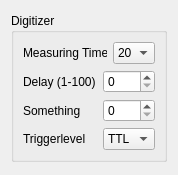
<?xml version="1.0" encoding="UTF-8"?>
<ui version="4.0">
 <class>Form</class>
 <widget class="QWidget" name="Form">
  <property name="geometry">
   <rect>
    <x>0</x>
    <y>0</y>
    <width>178</width>
    <height>175</height>
   </rect>
  </property>
  <property name="windowTitle">
   <string>Form</string>
  </property>
  <layout class="QGridLayout" name="gridLayout_3">
   <item row="0" column="0">
    <widget class="QStackedWidget" name="stackedWidget">
     <property name="sizePolicy">
      <sizepolicy hsizetype="Preferred" vsizetype="Fixed">
       <horstretch>0</horstretch>
       <verstretch>0</verstretch>
      </sizepolicy>
     </property>
     <property name="currentIndex">
      <number>1</number>
     </property>
     <widget class="QWidget" name="page_experiment">
      <property name="sizePolicy">
       <sizepolicy hsizetype="Ignored" vsizetype="Ignored">
        <horstretch>0</horstretch>
        <verstretch>0</verstretch>
       </sizepolicy>
      </property>
      <layout class="QGridLayout" name="gridLayout_2">
       <property name="leftMargin">
        <number>0</number>
       </property>
       <property name="topMargin">
        <number>0</number>
       </property>
       <property name="rightMargin">
        <number>0</number>
       </property>
       <property name="bottomMargin">
        <number>0</number>
       </property>
       <property name="spacing">
        <number>0</number>
       </property>
       <item row="0" column="0">
        <widget class="QGroupBox" name="groupBox">
         <property name="sizePolicy">
          <sizepolicy hsizetype="Preferred" vsizetype="Fixed">
           <horstretch>0</horstretch>
           <verstretch>0</verstretch>
          </sizepolicy>
         </property>
         <property name="title">
          <string>Digitizer</string>
         </property>
         <layout class="QGridLayout" name="gridLayout">
          <item row="0" column="0">
           <layout class="QHBoxLayout" name="horizontalLayout">
            <item>
             <widget class="QLabel" name="label_3">
              <property name="minimumSize">
               <size>
                <width>74</width>
                <height>0</height>
               </size>
              </property>
              <property name="text">
               <string>Measuring Time </string>
              </property>
             </widget>
            </item>
            <item>
             <widget class="QComboBox" name="comboBox_2">
              <property name="minimumSize">
               <size>
                <width>40</width>
                <height>0</height>
               </size>
              </property>
              <item>
               <property name="text">
                <string>40 </string>
               </property>
              </item>
              <item>
               <property name="text">
                <string>80</string>
               </property>
              </item>
              <item>
               <property name="text">
                <string>120</string>
               </property>
              </item>
              <item>
               <property name="text">
                <string>160</string>
               </property>
              </item>
              <item>
               <property name="text">
                <string>200</string>
               </property>
              </item>
              <item>
               <property name="text">
                <string>New Item</string>
               </property>
              </item>
             </widget>
            </item>
           </layout>
          </item>
          <item row="1" column="0">
           <layout class="QHBoxLayout" name="horizontalLayout_2">
            <item>
             <widget class="QLabel" name="label_2">
              <property name="minimumSize">
               <size>
                <width>74</width>
                <height>0</height>
               </size>
              </property>
              <property name="text">
               <string>Delay (1-100)</string>
              </property>
             </widget>
            </item>
            <item>
             <widget class="QSpinBox" name="spinBox_2">
              <property name="maximum">
               <number>100</number>
              </property>
             </widget>
            </item>
           </layout>
          </item>
          <item row="2" column="0">
           <layout class="QHBoxLayout" name="horizontalLayout_3">
            <item>
             <widget class="QLabel" name="label">
              <property name="minimumSize">
               <size>
                <width>74</width>
                <height>0</height>
               </size>
              </property>
              <property name="text">
               <string>Triggerlevel </string>
              </property>
             </widget>
            </item>
            <item>
             <widget class="QComboBox" name="comboBox">
              <property name="minimumSize">
               <size>
                <width>40</width>
                <height>0</height>
               </size>
              </property>
              <item>
               <property name="text">
                <string>TTL </string>
               </property>
              </item>
              <item>
               <property name="text">
                <string>NIM</string>
               </property>
              </item>
             </widget>
            </item>
           </layout>
          </item>
         </layout>
        </widget>
       </item>
      </layout>
     </widget>
     <widget class="QWidget" name="page_alignment">
      <layout class="QGridLayout" name="gridLayout_4">
       <property name="leftMargin">
        <number>0</number>
       </property>
       <property name="topMargin">
        <number>0</number>
       </property>
       <property name="rightMargin">
        <number>0</number>
       </property>
       <property name="bottomMargin">
        <number>0</number>
       </property>
       <property name="spacing">
        <number>0</number>
       </property>
       <item row="0" column="0">
        <widget class="QGroupBox" name="groupBox_2">
         <property name="sizePolicy">
          <sizepolicy hsizetype="Preferred" vsizetype="Fixed">
           <horstretch>0</horstretch>
           <verstretch>0</verstretch>
          </sizepolicy>
         </property>
         <property name="title">
          <string>Digitizer </string>
         </property>
         <layout class="QGridLayout" name="gridLayout_5">
          <item row="0" column="0">
           <layout class="QHBoxLayout" name="horizontalLayout_7">
            <item>
             <widget class="QLabel" name="label_4">
              <property name="minimumSize">
               <size>
                <width>74</width>
                <height>0</height>
               </size>
              </property>
              <property name="text">
               <string>Measuring Time</string>
              </property>
             </widget>
            </item>
            <item>
             <widget class="QComboBox" name="comboBox_3">
              <property name="minimumSize">
               <size>
                <width>40</width>
                <height>0</height>
               </size>
              </property>
              <item>
               <property name="text">
                <string>20</string>
               </property>
              </item>
              <item>
               <property name="text">
                <string>40</string>
               </property>
              </item>
              <item>
               <property name="text">
                <string>60</string>
               </property>
              </item>
             </widget>
            </item>
           </layout>
          </item>
          <item row="1" column="0">
           <layout class="QHBoxLayout" name="horizontalLayout_6">
            <item>
             <widget class="QLabel" name="label_5">
              <property name="minimumSize">
               <size>
                <width>74</width>
                <height>0</height>
               </size>
              </property>
              <property name="text">
               <string>Delay (1-100)</string>
              </property>
             </widget>
            </item>
            <item>
             <widget class="QSpinBox" name="spinBox"/>
            </item>
           </layout>
          </item>
          <item row="2" column="0">
           <layout class="QHBoxLayout" name="horizontalLayout_4">
            <item>
             <widget class="QLabel" name="label_7">
              <property name="minimumSize">
               <size>
                <width>74</width>
                <height>0</height>
               </size>
              </property>
              <property name="text">
               <string>Something</string>
              </property>
             </widget>
            </item>
            <item>
             <widget class="QSpinBox" name="spinBox_3"/>
            </item>
           </layout>
          </item>
          <item row="3" column="0">
           <layout class="QHBoxLayout" name="horizontalLayout_5">
            <item>
             <widget class="QLabel" name="label_6">
              <property name="minimumSize">
               <size>
                <width>74</width>
                <height>0</height>
               </size>
              </property>
              <property name="text">
               <string>Triggerlevel</string>
              </property>
             </widget>
            </item>
            <item>
             <widget class="QComboBox" name="comboBox_5">
              <property name="minimumSize">
               <size>
                <width>40</width>
                <height>0</height>
               </size>
              </property>
              <item>
               <property name="text">
                <string>TTL</string>
               </property>
              </item>
              <item>
               <property name="text">
                <string>NIM</string>
               </property>
              </item>
             </widget>
            </item>
           </layout>
          </item>
         </layout>
        </widget>
       </item>
      </layout>
     </widget>
    </widget>
   </item>
  </layout>
 </widget>
 <resources/>
 <connections/>
</ui>
